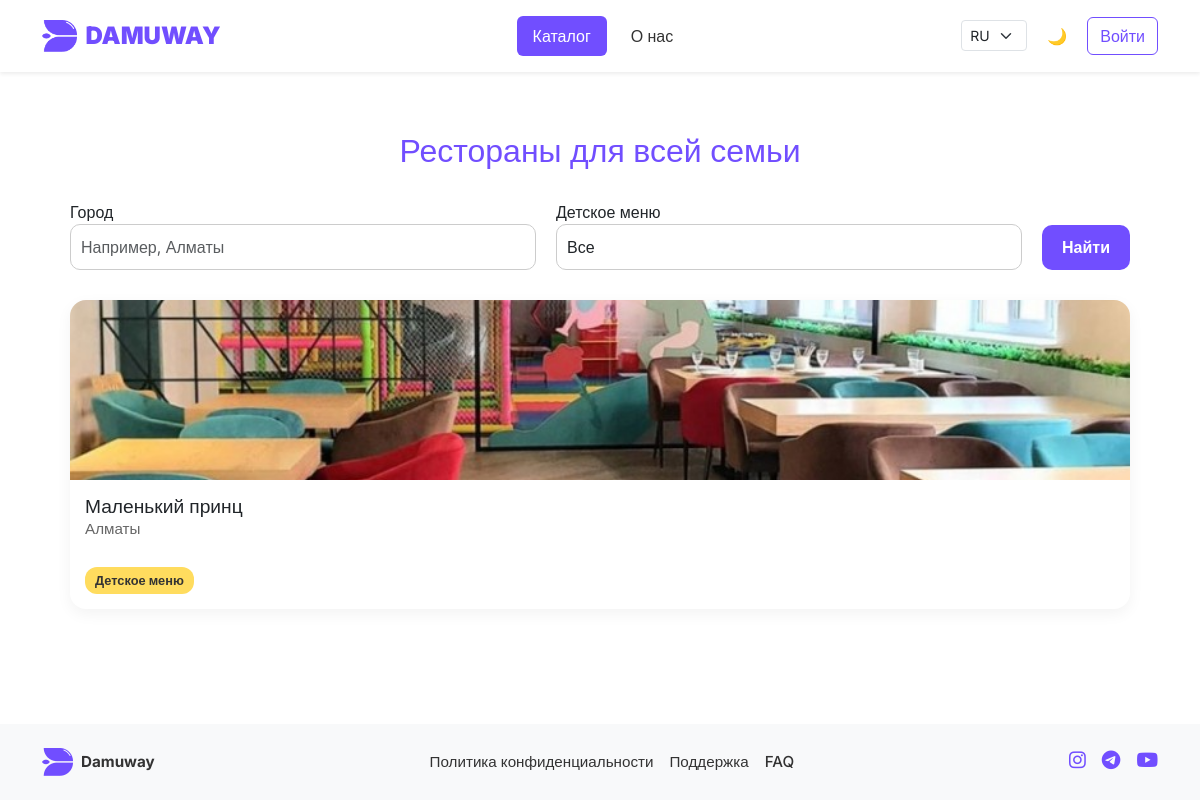
Page /ru/restaurant/ on the committed database.
### apps/restaurant/models.py (models this page shows, shortened)
class Restaurant(models.Model):
    name = models.CharField(max_length=255)
    city = models.CharField(max_length=100)
    address = models.TextField()
    description = models.TextField(blank=True, null=True)
    has_kids_menu = models.BooleanField(default=True)
    created_at = models.DateTimeField(auto_now_add=True)

class RestaurantImage(models.Model):
    restaurant = models.ForeignKey(Restaurant, on_delete=models.CASCADE, related_name='images')
    image = models.ImageField(upload_to='restaurant_images/')

### apps/restaurant/views.py (the view, shortened to what this page needs)
# urls.py: path('', views.restaurant_list, name='restaurant_list'),
def restaurant_list(request):
    restaurants = Restaurant.objects.all()
    form = RestaurantFilterForm(request.GET or None)
    context = {
        'restaurants': restaurants,
        'form': form
    }
    return render(request, 'restaurant/restaurant_list.html', context)

### apps/restaurant/forms.py
class RestaurantFilterForm(forms.Form):
    city = forms.CharField(label='Город', required=False)
    has_kids_menu = forms.ChoiceField(
        choices=[
            ('', 'Все'),
            ('yes', 'С детским меню'),
            ('no', 'Без детского меню')
        ],
        required=False,
        label='Детское меню'
    )

### templates/restaurant/restaurant_list.html (shortened to what this page needs)
{% extends 'base.html' %}
{% load static %}
{% load widget_tweaks %}
{% block extra_css %}
<link rel="stylesheet" href="{% static 'css/restaurant/restaurant.css' %}">
{% endblock %}
{% block content %}
<div class="restaurant-list-container">
  <h1 class="section-title">Рестораны для всей семьи</h1>
  <form method="get" class="filter-form">
    <div class="form-group">
      <label for="id_city">Город</label>
      {% render_field form.city class="form-control" placeholder="Например, Алматы" %}
    </div>
    <div class="form-group">
      <label for="id_has_kids_menu">Детское меню</label>
      {% render_field form.has_kids_menu class="form-control" %}
    </div>
    <button type="submit" class="filter-btn">Найти</button>
  </form>
  <div class="restaurant-cards">
    {% for restaurant in restaurants %}
    <a href="{% url 'restaurant:restaurant_detail' restaurant.pk %}" class="restaurant-card">
      {% if restaurant.images.first %}
        <img src="{{ restaurant.images.first.image.url }}" alt="{{ restaurant.name }}">
      {% else %}
        <div class="restaurant-placeholder">Нет фото</div>
      {% endif %}
      <div class="card-content">
        <h2>{{ restaurant.name }}</h2>
        <p class="city">{{ restaurant.city }}</p>
        {% if restaurant.has_kids_menu %}
        <span class="badge-kids">Детское меню</span>
        {% endif %}
      </div>
    </a>
    {% empty %}
    <p class="empty-message">По вашему запросу ничего не найдено.</p>
    {% endfor %}
  </div>
</div>
{% endblock %}

### static/css/navbar_footer.css (style rules this page uses)
:root { --main-color: #714EFF; --transition: all 0.3s ease; }

### static/css/restaurant/restaurant.css (style rules this page uses)
.restaurant-list-container { max-width: 1100px; margin: 40px auto; padding: 20px; }
.section-title { font-size: 2rem; color: #714EFF; text-align: center; margin-bottom: 30px; }
.filter-form { display: flex; gap: 20px; flex-wrap: wrap; margin-bottom: 30px; }
.form-group { flex: 1; min-width: 220px; }
.form-control { width: 100%; padding: 10px; border-radius: 10px; border: 1px solid #ccc; font-size: 1rem; }
.filter-btn { background-color: #714EFF; color: white; padding: 10px 20px; border: none; border-radius: 10px; font-weight: bold; cursor: pointer; height: 45px; align-self: end; }
.restaurant-cards { display: grid; gap: 20px; grid-template-columns: repeat(auto-fit, minmax(260px, 1fr)); }
.restaurant-card { background: white; text-decoration: none; color: inherit; border-radius: 16px; overflow: hidden; box-shadow: 0 5px 15px rgba(0,0,0,0.05); transition: transform 0.3s; display: flex; flex-direction: column; }
.restaurant-card img { width: 100%; height: 180px; object-fit: cover; }
.card-content { padding: 15px; }
.card-content h2 { font-size: 1.2rem; margin: 0; }
.city { font-size: 0.95rem; color: #666; }
.badge-kids { background-color: #FFDC5E; color: #333; font-size: 0.8rem; font-weight: bold; padding: 4px 10px; border-radius: 12px; margin-top: 10px; display: inline-block; }

### templates/base.html (style rules this page uses)
:root { --font-main: 'Inter', sans-serif; --main-color: #714EFF; }
html, body { height: 100%; }
body { font-family: var(--font-main); transition: background-color 0.3s ease, color 0.3s ease; display: flex; flex-direction: column; }

### rows in the picture
Restaurant: images.first.image (picture), name "Маленький принц", city "Алматы", has_kids_menu "Детское меню"
